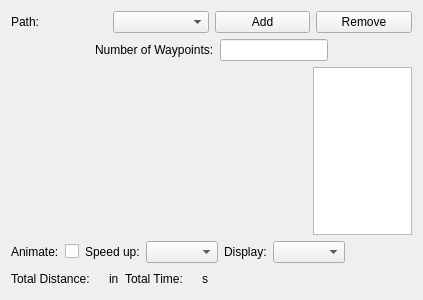
<?xml version="1.0" encoding="UTF-8"?>
<ui version="4.0">
 <class>PathWidget</class>
 <widget class="QWidget" name="PathWidget">
  <property name="geometry">
   <rect>
    <x>0</x>
    <y>0</y>
    <width>423</width>
    <height>300</height>
   </rect>
  </property>
  <property name="windowTitle">
   <string>Form</string>
  </property>
  <layout class="QVBoxLayout" name="verticalLayout" stretch="0,0,0,0,0">
   <item>
    <layout class="QHBoxLayout" name="horizontalLayout_4">
     <item>
      <widget class="QLabel" name="label_5">
       <property name="text">
        <string>Path:</string>
       </property>
      </widget>
     </item>
     <item>
      <widget class="QComboBox" name="options"/>
     </item>
     <item>
      <widget class="QPushButton" name="add">
       <property name="text">
        <string>Add</string>
       </property>
      </widget>
     </item>
     <item>
      <widget class="QPushButton" name="remove">
       <property name="text">
        <string>Remove</string>
       </property>
      </widget>
     </item>
    </layout>
   </item>
   <item>
    <layout class="QHBoxLayout" name="horizontalLayout_2">
     <item>
      <spacer name="horizontalSpacer">
       <property name="orientation">
        <enum>Qt::Horizontal</enum>
       </property>
       <property name="sizeHint" stdset="0">
        <size>
         <width>40</width>
         <height>20</height>
        </size>
       </property>
      </spacer>
     </item>
     <item>
      <widget class="QLabel" name="label">
       <property name="text">
        <string>Number of Waypoints:</string>
       </property>
      </widget>
     </item>
     <item>
      <widget class="QLineEdit" name="num_waypoints"/>
     </item>
     <item>
      <spacer name="horizontalSpacer_2">
       <property name="orientation">
        <enum>Qt::Horizontal</enum>
       </property>
       <property name="sizeHint" stdset="0">
        <size>
         <width>40</width>
         <height>20</height>
        </size>
       </property>
      </spacer>
     </item>
    </layout>
   </item>
   <item>
    <layout class="QHBoxLayout" name="horizontalLayout" stretch="3,1">
     <item>
      <widget class="rip::gui::pathplanner::PathPlannerWidget" name="figure" native="true"/>
     </item>
     <item>
      <widget class="QListWidget" name="waypoint_widget"/>
     </item>
    </layout>
   </item>
   <item>
    <layout class="QHBoxLayout" name="horizontalLayout_3">
     <item>
      <widget class="QLabel" name="label_2">
       <property name="text">
        <string>Animate:</string>
       </property>
      </widget>
     </item>
     <item>
      <widget class="QCheckBox" name="animate">
       <property name="text">
        <string/>
       </property>
      </widget>
     </item>
     <item>
      <widget class="QLabel" name="label_3">
       <property name="text">
        <string>Speed up:</string>
       </property>
      </widget>
     </item>
     <item>
      <widget class="QComboBox" name="speed_up"/>
     </item>
     <item>
      <widget class="QLabel" name="label_4">
       <property name="text">
        <string>Display:</string>
       </property>
      </widget>
     </item>
     <item>
      <widget class="QComboBox" name="display"/>
     </item>
     <item>
      <spacer name="horizontalSpacer_3">
       <property name="orientation">
        <enum>Qt::Horizontal</enum>
       </property>
       <property name="sizeHint" stdset="0">
        <size>
         <width>40</width>
         <height>20</height>
        </size>
       </property>
      </spacer>
     </item>
    </layout>
   </item>
   <item>
    <layout class="QHBoxLayout" name="horizontalLayout_5">
     <item>
      <widget class="QLabel" name="label_6">
       <property name="text">
        <string>Total Distance:</string>
       </property>
      </widget>
     </item>
     <item>
      <widget class="QLabel" name="length">
       <property name="text">
        <string/>
       </property>
      </widget>
     </item>
     <item>
      <widget class="QLabel" name="distance_unit">
       <property name="text">
        <string>in</string>
       </property>
      </widget>
     </item>
     <item>
      <widget class="QLabel" name="label_8">
       <property name="text">
        <string>Total Time:</string>
       </property>
      </widget>
     </item>
     <item>
      <widget class="QLabel" name="time">
       <property name="text">
        <string/>
       </property>
      </widget>
     </item>
     <item>
      <widget class="QLabel" name="time_units">
       <property name="text">
        <string>s</string>
       </property>
      </widget>
     </item>
     <item>
      <spacer name="horizontalSpacer_4">
       <property name="orientation">
        <enum>Qt::Horizontal</enum>
       </property>
       <property name="sizeHint" stdset="0">
        <size>
         <width>40</width>
         <height>20</height>
        </size>
       </property>
      </spacer>
     </item>
    </layout>
   </item>
  </layout>
 </widget>
 <customwidgets>
  <customwidget>
   <class>rip::gui::pathplanner::PathPlannerWidget</class>
   <extends>QWidget</extends>
   <header>path_planner_widget.hpp</header>
   <container>1</container>
  </customwidget>
 </customwidgets>
 <resources/>
 <connections/>
</ui>
